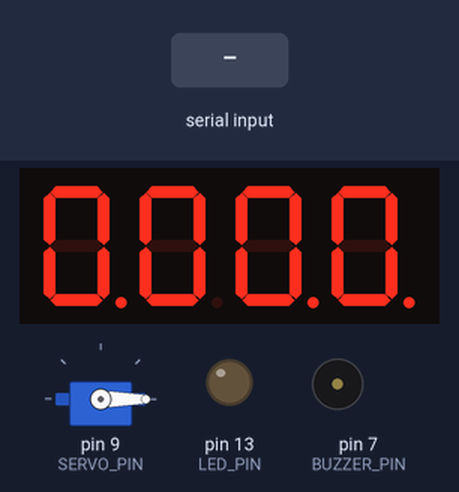
This sketch was run on a simulated Arduino Uno, built with avr-gcc and run on an emulated ATmega328P. Shown: 4-digit seven-segment display, servo, output pins drawn as LEDs (lit = HIGH), buzzer (waves = sounding, pin HIGH). Wiring (inferred from the names in the program): 4-digit 7-segment display, segments lit when LOW: segments A1, pin 2, pin 8, pin 11, pin 12, A2, pin 6, pin 10; digit selects A0, pin 4, pin 3, pin 5. Dashed ring = blinking. The inputs (shaded band) are chosen by the test bench. The segment pins are drawn as the display they are named for; pins used as bus, display or sensor lines are not drawn.

Above: at 1.2 s.
1.3 s: "T,45\n" received over Serial
At 1.51 s:
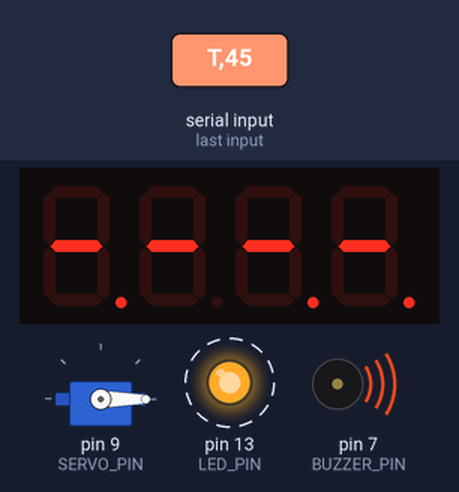
2.9 s: "T90\n" received over Serial
At 4.0 s:
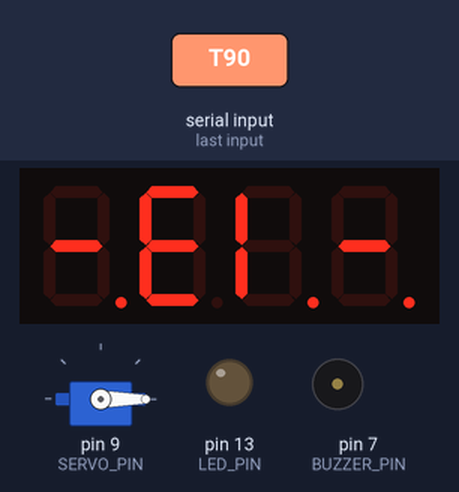
4.4 s: "1\n" received over Serial
At 5.4 s:
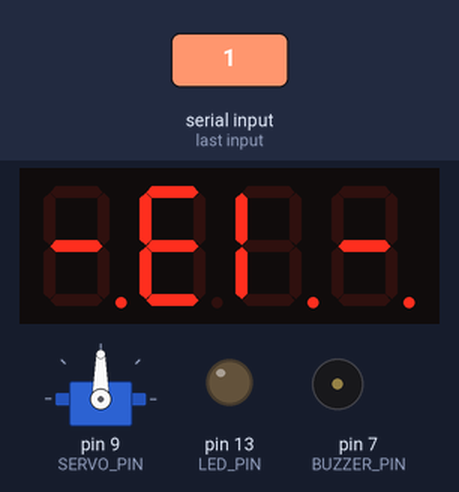
5.9 s: "X\n" received over Serial
At 6.4 s:
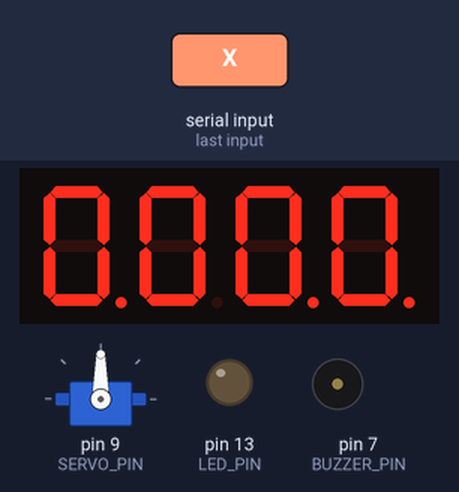
7.4 s: "T,45\n" received over Serial
At 7.61 s:
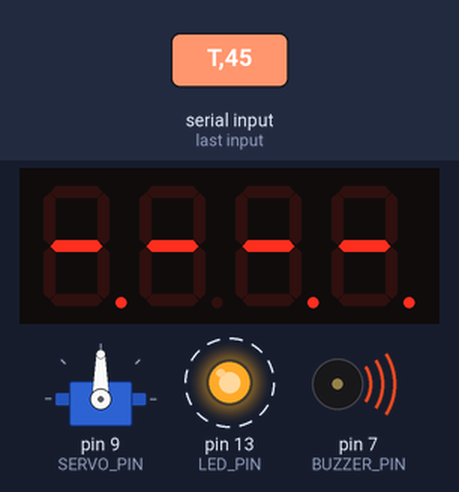
9.0 s: "0\n" received over Serial
At 9.21 s:
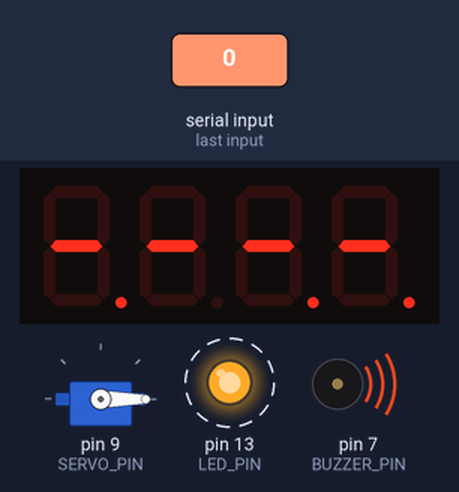
Timing chart, 0 to 11.7 s (numbered marks = the images above; inputs shaded):
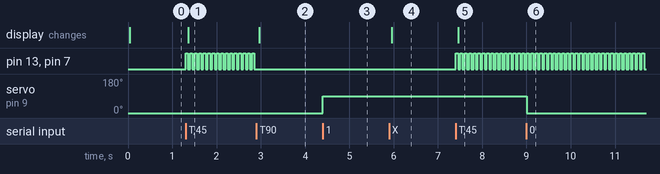

The sketch:

cupSpiller.ino.ino
```cpp
#include <Servo.h>

#define SERVO_PIN  9
#define BUZZER_PIN 7
#define LED_PIN    13

const int SEG_PINS[8] = {A1, 2, 8, 11, 12, A2, 6, 10};  // A, B, C, D, E, F, G, Decimal Point
const int DIG_PINS[4] = {A0, 4, 3, 5};                   // Digit 1 (left) to Digit 4 (right)

const byte DIGITS[10] = {
    0b00111111,
    0b00000110,
    0b01011011,
    0b01001111,
    0b01100110,
    0b01101101,
    0b01111101,
    0b00000111,
    0b01111111,
    0b01101111
};

const byte SEG_BLANK = 0b00000000;
const byte SEG_DASH  = 0b01000000;
const byte SEG_COLON = 0b10000000;

Servo         myServo;
int           remainingSecs = -1;
unsigned long lastToggle    = 0;
unsigned long lastDigitTime = 0;
bool          beepState     = false;
int           currentDigit  = 0;
String        inputBuffer   = "";

byte digitBuffer[4] = {SEG_DASH, SEG_DASH, SEG_DASH, SEG_DASH};

void setSegments(byte mask) {
    for (int i = 0; i < 8; i++) {
        digitalWrite(SEG_PINS[i], (mask >> i) & 1);
    }
}

void refreshDisplay() {
    for (int i = 0; i < 4; i++) digitalWrite(DIG_PINS[i], HIGH);
    setSegments(digitBuffer[currentDigit]);
    if (currentDigit == 1) digitalWrite(SEG_PINS[7], HIGH);
    digitalWrite(DIG_PINS[currentDigit], LOW);
    currentDigit = (currentDigit + 1) % 4;
}

void runDisplayMs(unsigned long ms) {
    unsigned long start = millis();
    while (millis() - start < ms) {
        if (millis() - lastDigitTime >= 3) {
            refreshDisplay();
            lastDigitTime = millis();
        }
    }
}

void showNumber(int n) {
    digitBuffer[0] = DIGITS[(n / 1000) % 10];
    digitBuffer[1] = DIGITS[(n / 100)  % 10];
    digitBuffer[2] = DIGITS[(n / 10)   % 10];
    digitBuffer[3] = DIGITS[ n         % 10];
}

void showTime(int secs) {
    if (secs < 0) {
        for (int i = 0; i < 4; i++) digitBuffer[i] = SEG_DASH;
        return;
    }
    int mins = secs / 60;
    int s    = secs % 60;
    digitBuffer[0] = DIGITS[mins / 10];
    digitBuffer[1] = DIGITS[mins % 10];
    digitBuffer[2] = DIGITS[s    / 10];
    digitBuffer[3] = DIGITS[s    % 10];
}

int getInterval(int secs) {
    if (secs <= 0) return 50;
    if (secs >= 5) return 500;
    return 50 + (secs * (500 - 50) / 5);
}

void processCommand(String cmd) {
    cmd.trim();
    if (cmd == "1") {
        myServo.write(90);
    } else if (cmd == "0") {
        myServo.write(0);
    } else if (cmd == "X") {
        remainingSecs = -1;
        beepState     = false;
        digitalWrite(BUZZER_PIN, LOW);
        digitalWrite(LED_PIN,    LOW);
        showTime(-1);
    } else if (cmd.length() >= 2 && cmd[0] == 'T') {
        remainingSecs = cmd.substring(1).toInt();
        showTime(remainingSecs);
    }
}


void runTests() {
    Serial.println("TEST 1: LED");
    for (int i = 0; i < 5; i++) {
        digitalWrite(LED_PIN, HIGH); delay(300);
        digitalWrite(LED_PIN, LOW);  delay(300);
    }
    delay(500);

    Serial.println("TEST 2: Buzzer");
    for (int i = 0; i < 3; i++) {
        digitalWrite(BUZZER_PIN, HIGH); delay(200);
        digitalWrite(BUZZER_PIN, LOW);  delay(200);
    }
    delay(500);

    Serial.println("TEST 3: Servo");
    myServo.write(0);  delay(800);
    myServo.write(90); delay(800);
    myServo.write(0);  delay(800);
    delay(500);

    Serial.println("TEST 4: Display - all lights on");
    for (int i = 0; i < 4; i++) digitBuffer[i] = 0b11111111;
    runDisplayMs(1500);

    Serial.println("TEST 5: Display - 0000 to 9999");
    for (int d = 0; d <= 9999; d += 1111) {
        showNumber(d);
        runDisplayMs(600);
    }

    Serial.println("TEST 6: Display - countdown 9 to 0");
    for (int i = 9; i >= 0; i--) {
        showNumber(i);
        runDisplayMs(400);
    }

    for (int i = 0; i < 4; i++) digitBuffer[i] = SEG_BLANK;
    runDisplayMs(300);

    Serial.println("IT WORKED");
}

void setup() {
    Serial.begin(9600);

    myServo.attach(SERVO_PIN);
    myServo.write(0);
    pinMode(BUZZER_PIN, OUTPUT);
    pinMode(LED_PIN,    OUTPUT);
    for (int i = 0; i < 8; i++) pinMode(SEG_PINS[i], OUTPUT);
    for (int i = 0; i < 4; i++) {
        pinMode(DIG_PINS[i], OUTPUT);
        digitalWrite(DIG_PINS[i], HIGH);
    }

    showTime(-1);

    //runTests();  // hardware and wiring
}

void loop() {
    unsigned long now = millis();

    while (Serial.available() > 0) {
        char c = Serial.read();
        if (c == '\n') {
            processCommand(inputBuffer);
            inputBuffer = "";
        } else {
            inputBuffer += c;
        }
    }

    if (now - lastDigitTime >= 3) {
        refreshDisplay();
        lastDigitTime = now;
    }

    if (remainingSecs >= 0 && remainingSecs <= 5) {
        int interval = getInterval(remainingSecs);
        if (now - lastToggle >= (unsigned long)interval) {
            beepState = !beepState;
            digitalWrite(BUZZER_PIN, beepState ? HIGH : LOW);
            digitalWrite(LED_PIN,    beepState ? HIGH : LOW);
            lastToggle = now;
        }
    } else {
        if (beepState) {
            beepState = false;
            digitalWrite(BUZZER_PIN, LOW);
            digitalWrite(LED_PIN,    LOW);
        }
    }
}
```

Measured:
- after the input at 1.3 s, pin 13 (LED_PIN), pin 7 (BUZZER_PIN): alternates HIGH for 0.05 s and LOW for 0.05 s, starting at once; the display: changes after 0.06 s (image 1)
- after the input at 2.9 s, pin 13 (LED_PIN), pin 7 (BUZZER_PIN): stops changing and stays LOW; the display: changes after 0.06 s (image 2)
- after the input at 4.4 s, servo on pin 9 (SERVO_PIN): 0° → 90° at once
- after the input at 5.9 s, the display: changes after 0.06 s (image 4)
- after the input at 7.4 s, pin 13 (LED_PIN), pin 7 (BUZZER_PIN): alternates HIGH for 0.05 s and LOW for 0.05 s, starting at once; the display: changes after 0.06 s (image 5)
- after the input at 9.0 s, servo on pin 9 (SERVO_PIN): 90° → 0° at once
